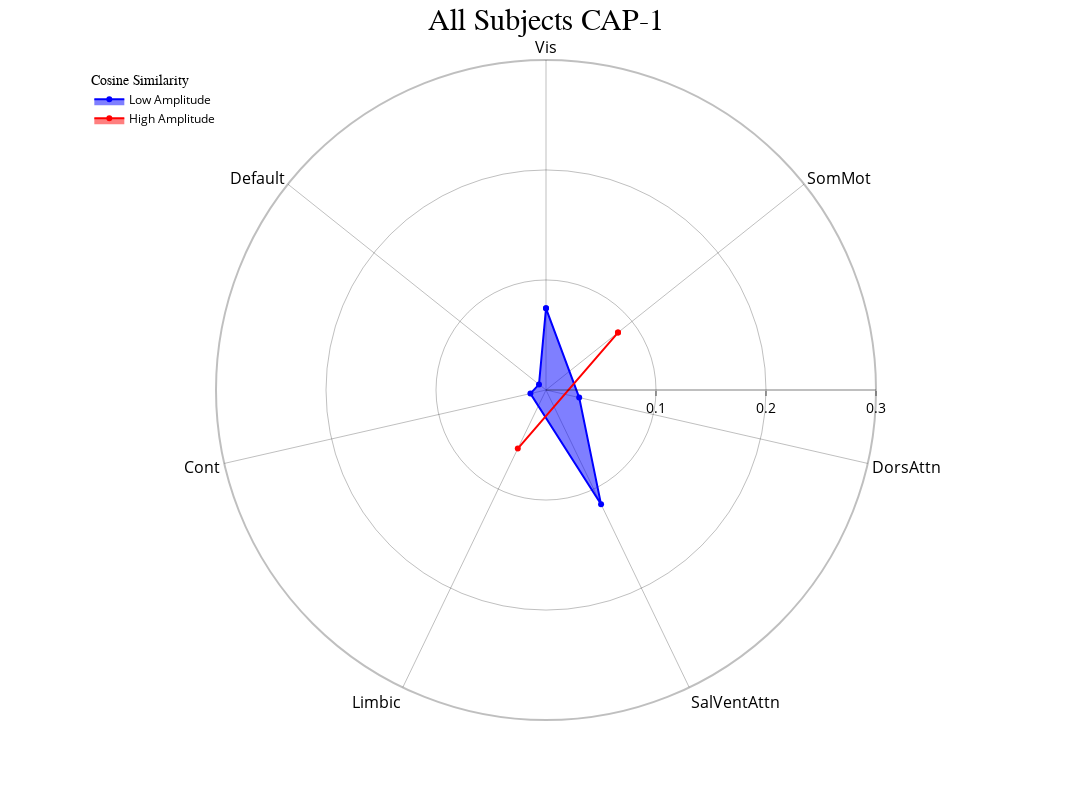
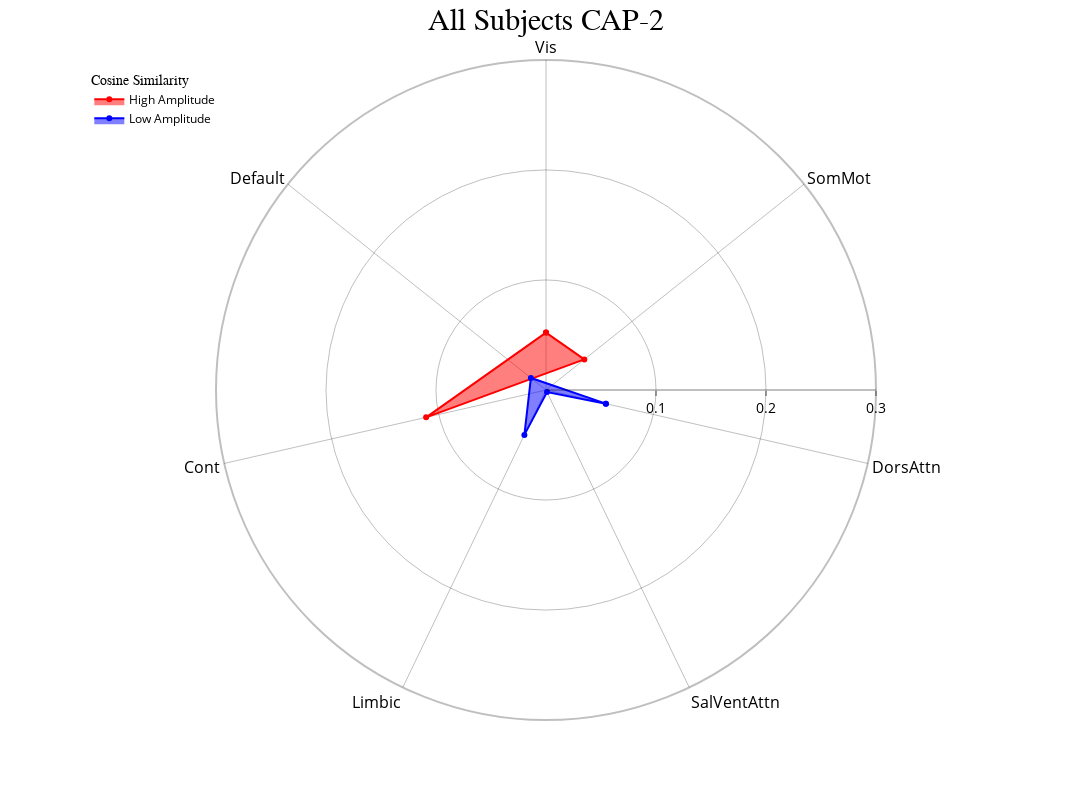
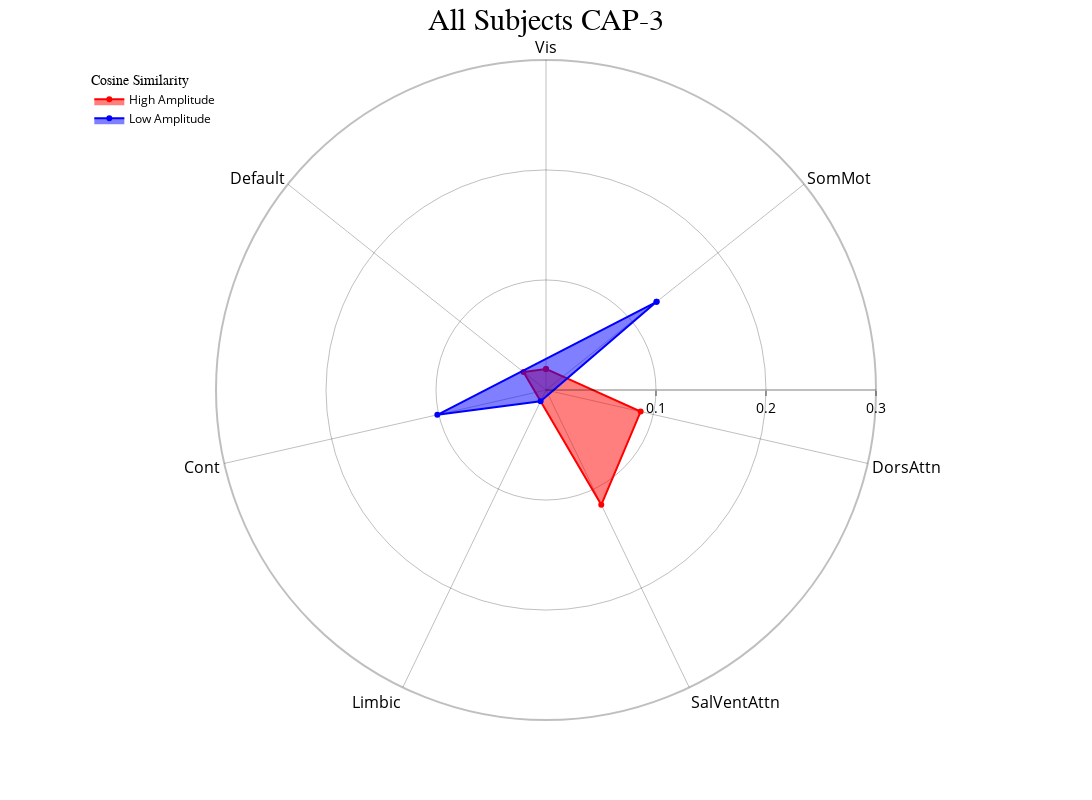

Notebook code cell kept with these figures, in order:
### Code cell
radialaxis={"showline": True, "linewidth": 2, "linecolor": "rgba(0, 0, 0, 0.25)", "gridcolor": "rgba(0, 0, 0, 0.25)",
            "ticks": "outside" , "tickfont": {"size": 14, "color": "black"}, "range": [0,0.3],
            "tickvals": [0.1,0.2,0.3]}
cap_analysis.caps2radar(radialaxis=radialaxis, fill="toself", scattersize=10)

### Figure 1 — Plotly figure (JSON) as saved in the notebook; plotly's stock layout.template omitted (floating-point values rounded to 4 significant figures)
{"data": [{"fill": "toself", "hovertemplate": "color=Low Amplitude<br>CAP-1=%{r}<br>regions=%{theta}<extra></extra>", "legendgroup": "Low Amplitude", "line": {"color": "rgba(0, 0, 255, 1)", "dash": "solid"}, "marker": {"symbol": "circle"}, "mode": "markers+lines", "name": "Low Amplitude", "r": [0.07424, 0.03096, 0.1154, 0.01453, 0.008146, 0.07424], "showlegend": true, "subplot": "polar", "theta": ["Vis", "DorsAttn", "SalVentAttn", "Cont", "Default", "Vis"], "type": "scatterpolar"}, {"fill": "toself", "hovertemplate": "color=High Amplitude<br>CAP-1=%{r}<br>regions=%{theta}<extra></extra>", "legendgroup": "High Amplitude", "line": {"color": "rgba(255, 0, 0, 1)", "dash": "solid"}, "marker": {"symbol": "circle"}, "mode": "markers+lines", "name": "High Amplitude", "r": [0.08371, 0.0591, 0.08371], "showlegend": true, "subplot": "polar", "theta": ["SomMot", "Limbic", "SomMot"], "type": "scatterpolar"}], "layout": {"height": 800, "legend": {"font": {"color": "black", "size": 12}, "title": {"font": {"family": "Times New Roman"}, "text": "Cosine Similarity"}, "tracegroupgap": 0, "x": 0.01, "xanchor": "left", "y": 0.99, "yanchor": "top"}, "margin": {"t": 60}, "polar": {"angularaxis": {"categoryarray": ["Vis", "SomMot", "DorsAttn", "SalVentAttn", "Limbic", "Cont", "Default"], "categoryorder": "array", "direction": "clockwise", "gridcolor": "rgba(0, 0, 0, 0.25)", "linecolor": "rgba(0, 0, 0, 0.25)", "linewidth": 2, "rotation": 90, "showline": true, "tickfont": {"color": "black", "size": 16}}, "bgcolor": "white", "domain": {"x": [0, 1], "y": [0, 1]}, "radialaxis": {"gridcolor": "rgba(0, 0, 0, 0.25)", "linecolor": "rgba(0, 0, 0, 0.25)", "linewidth": 2, "range": [0, 0.3], "showline": true, "tickfont": {"color": "black", "size": 14}, "ticks": "outside", "tickvals": [0.1, 0.2, 0.3]}}, "title": {"font": {"color": "black", "family": "Times New Roman", "size": 30}, "text": "All Subjects CAP-1", "x": 0.5}, "width": 1200}}

### Figure 2 — Plotly figure (JSON) as saved in the notebook; plotly's stock layout.template omitted (floating-point values rounded to 4 significant figures)
{"data": [{"fill": "toself", "hovertemplate": "color=High Amplitude<br>CAP-2=%{r}<br>regions=%{theta}<extra></extra>", "legendgroup": "High Amplitude", "line": {"color": "rgba(255, 0, 0, 1)", "dash": "solid"}, "marker": {"symbol": "circle"}, "mode": "markers+lines", "name": "High Amplitude", "r": [0.05216, 0.04457, 0.1118, 0.05216], "showlegend": true, "subplot": "polar", "theta": ["Vis", "SomMot", "Cont", "Vis"], "type": "scatterpolar"}, {"fill": "toself", "hovertemplate": "color=Low Amplitude<br>CAP-2=%{r}<br>regions=%{theta}<extra></extra>", "legendgroup": "Low Amplitude", "line": {"color": "rgba(0, 0, 255, 1)", "dash": "solid"}, "marker": {"symbol": "circle"}, "mode": "markers+lines", "name": "Low Amplitude", "r": [0.05583, 0.002108, 0.0453, 0.01756, 0.05583], "showlegend": true, "subplot": "polar", "theta": ["DorsAttn", "SalVentAttn", "Limbic", "Default", "DorsAttn"], "type": "scatterpolar"}], "layout": {"height": 800, "legend": {"font": {"color": "black", "size": 12}, "title": {"font": {"family": "Times New Roman"}, "text": "Cosine Similarity"}, "tracegroupgap": 0, "x": 0.01, "xanchor": "left", "y": 0.99, "yanchor": "top"}, "margin": {"t": 60}, "polar": {"angularaxis": {"categoryarray": ["Vis", "SomMot", "DorsAttn", "SalVentAttn", "Limbic", "Cont", "Default"], "categoryorder": "array", "direction": "clockwise", "gridcolor": "rgba(0, 0, 0, 0.25)", "linecolor": "rgba(0, 0, 0, 0.25)", "linewidth": 2, "rotation": 90, "showline": true, "tickfont": {"color": "black", "size": 16}}, "bgcolor": "white", "domain": {"x": [0, 1], "y": [0, 1]}, "radialaxis": {"gridcolor": "rgba(0, 0, 0, 0.25)", "linecolor": "rgba(0, 0, 0, 0.25)", "linewidth": 2, "range": [0, 0.3], "showline": true, "tickfont": {"color": "black", "size": 14}, "ticks": "outside", "tickvals": [0.1, 0.2, 0.3]}}, "title": {"font": {"color": "black", "family": "Times New Roman", "size": 30}, "text": "All Subjects CAP-2", "x": 0.5}, "width": 1200}}

### Figure 3 — Plotly figure (JSON) as saved in the notebook; plotly's stock layout.template omitted (floating-point values rounded to 4 significant figures)
{"data": [{"fill": "toself", "hovertemplate": "color=High Amplitude<br>CAP-3=%{r}<br>regions=%{theta}<extra></extra>", "legendgroup": "High Amplitude", "line": {"color": "rgba(255, 0, 0, 1)", "dash": "solid"}, "marker": {"symbol": "circle"}, "mode": "markers+lines", "name": "High Amplitude", "r": [0.01917, 0.08826, 0.1158, 0.02619, 0.01917], "showlegend": true, "subplot": "polar", "theta": ["Vis", "DorsAttn", "SalVentAttn", "Default", "Vis"], "type": "scatterpolar"}, {"fill": "toself", "hovertemplate": "color=Low Amplitude<br>CAP-3=%{r}<br>regions=%{theta}<extra></extra>", "legendgroup": "Low Amplitude", "line": {"color": "rgba(0, 0, 255, 1)", "dash": "solid"}, "marker": {"symbol": "circle"}, "mode": "markers+lines", "name": "Low Amplitude", "r": [0.1286, 0.01136, 0.1013, 0.1286], "showlegend": true, "subplot": "polar", "theta": ["SomMot", "Limbic", "Cont", "SomMot"], "type": "scatterpolar"}], "layout": {"height": 800, "legend": {"font": {"color": "black", "size": 12}, "title": {"font": {"family": "Times New Roman"}, "text": "Cosine Similarity"}, "tracegroupgap": 0, "x": 0.01, "xanchor": "left", "y": 0.99, "yanchor": "top"}, "margin": {"t": 60}, "polar": {"angularaxis": {"categoryarray": ["Vis", "SomMot", "DorsAttn", "SalVentAttn", "Limbic", "Cont", "Default"], "categoryorder": "array", "direction": "clockwise", "gridcolor": "rgba(0, 0, 0, 0.25)", "linecolor": "rgba(0, 0, 0, 0.25)", "linewidth": 2, "rotation": 90, "showline": true, "tickfont": {"color": "black", "size": 16}}, "bgcolor": "white", "domain": {"x": [0, 1], "y": [0, 1]}, "radialaxis": {"gridcolor": "rgba(0, 0, 0, 0.25)", "linecolor": "rgba(0, 0, 0, 0.25)", "linewidth": 2, "range": [0, 0.3], "showline": true, "tickfont": {"color": "black", "size": 14}, "ticks": "outside", "tickvals": [0.1, 0.2, 0.3]}}, "title": {"font": {"color": "black", "family": "Times New Roman", "size": 30}, "text": "All Subjects CAP-3", "x": 0.5}, "width": 1200}}
